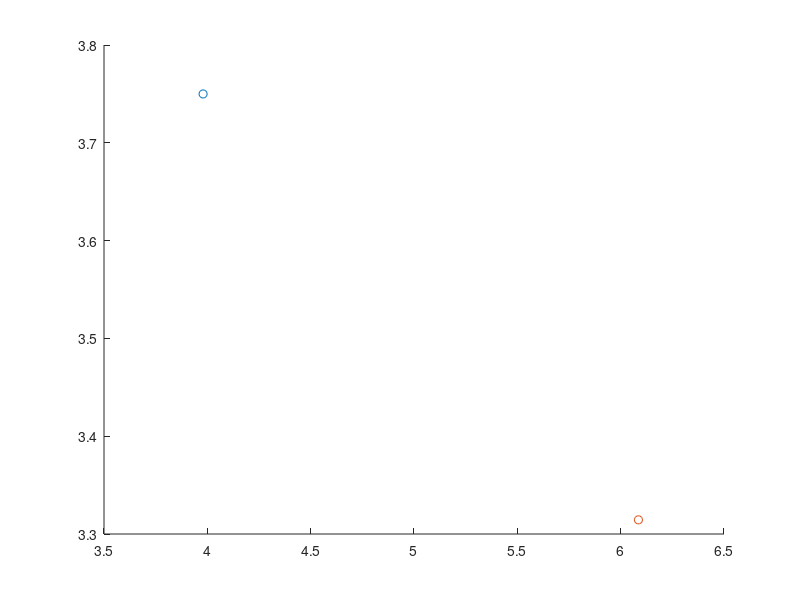

Reproduce this figure in MATLAB. (Note: this script raises an error after producing the figure.)
SOL = 3e8;

% Walls
L1 = [+0.0, +1.0, +6.0];    % [A, B, C] -> Ax + By + C = 0
L2 = [+1.0, +0.0, +7.0];    % [A, B, C] -> Ax + By + C = 0
L3 = [+0.0, +1.0, +0.0];    % [A, B, C] -> Ax + By + C = 0
L4 = [+1.0, +0.0, +0.0];    % [A, B, C] -> Ax + By + C = 0
% Obstacles
L5 = [+0.0, +1.0, +5.2];    % [A, B, C] -> Ax + By + C = 0
L6 = [+0.0, +1.0, +0.8];    % [A, B, C] -> Ax + By + C = 0
% Floor
L7 = [+0.0, +1.0, +0.0];    % [A, B, C] -> Ax + By + C = 0
L8 = [+0.0, +1.0, +5.0];    % [A, B, C] -> Ax + By + C = 0

walls = [L1; L2; L3; L4; L5; L6];
floor = [L7; L8];

n1 = linspace(1,1,9);
n2 = [1, linspace(4.5,4.5, 4), linspace(10, 10, 2), linspace(4.5,4.5, 2)];

for fooo = 1:10
    sigma = 0.15;
    y1 = 3.5 + sigma.*randn(1);
    x1 = 4.0 + sigma.*randn(1);
    y2 = 3.4 + sigma.*randn(1);
    x2 = 6.3 + sigma.*randn(1);
    
Tx = [x1, y1, 0.85];    % [x, y, h] Transmitter
Rx = [x2, y2, 0.85];    % [x, y, h] Receiever

%p = 0:0.1:7;

figure(1);
scatter(Tx(1), Tx(2));
hold on;
scatter(Rx(1), Rx(2));

indc = 1;
cosAngle = zeros(1, 9);
cosAngle(indc) = 0;
aSq = len(1)^2;

ind = 1;
len = zeros(1, 9);
len(ind) = norm(Rx - Tx);
for L = walls'
    TxP = ProjectionPoint(Tx(1:2), L);
    RxP = ProjectionPoint(Rx(1:2), L);
    k = norm(RxP - Rx(1:2))/norm(TxP - Tx(1:2));
    l = norm(TxP - RxP);
    direction = (RxP - TxP)/l;
    %Reflection Point
    Rp = TxP + direction*(l/(k+1));
    path = norm(Tx(1:2) - Rp) + norm(Rp - Rx(1:2));
    ind = ind+1;
    len(ind) = path;
    [X, Y] = ToParamteric(L, p);
    %Angle
    b = norm(Tx(1:2) - Rp);
    c = norm(Rp - Rx(1:2));
    indc = indc+1;
    cosAngle(indc) = -(aSq - b^2 - c^2)/(4*b*c);
    
    plot(X, Y, 'k');
    scatter(Rp(1), Rp(2), 'r', 'filled');
    scatter(RxP(1), RxP(2), 'b', 'filled');
    scatter(TxP(1), TxP(2), 'b', 'filled');
    
end
for L = floor'
    tx = [0.0, Tx(3)];
    los = sqrt(aSq);
    rx = [los, Rx(3)];
    
    TxP = ProjectionPoint(tx, L);
    RxP = ProjectionPoint(rx, L);
    k = norm(RxP - rx)/norm(TxP - tx);
    direction = (RxP - TxP)/len(1);
    %Reflection Point
    Rp = TxP + direction*(len(1)/(k+1));
    path = norm(tx - Rp) + norm(Rp - rx);
    ind = ind+1;
    len(ind) = path;
    %[X, Y] = ToParamteric(L, p);
    %Angle
    b = norm(Tx(1:2) - Rp);
    c = norm(Rp - Rx(1:2));
    indc = indc+1;
    cosAngle(indc) = -(aSq - b^2 - c^2)/(4*b*c);
    
%    plot(X, Y, '--b');
%    scatter(Rp(1), Rp(2), 'r', 'filled');
end

%hold off;
xlim([-0.1, 7.1]);
ylim([-0.1, 6.1]);
figure(2);
hold on;
pow0 = 1;
alpha = 2;
sinAngle = sqrt(1 - cosAngle.^2);


%Snell's law
sinAngle2 = sinAngle.*n1./n2;
cosAngle2 = sqrt(1 - sinAngle2.^2);
%Fresnel's formula
Q = (n1.*cosAngle - n2.*cosAngle2)./(n1.*cosAngle + n2.*cosAngle2);

powDecay = (Q.^2).*pow0./(len.^(alpha));
time = len/SOL*1e9;
%powDecay(1) = 0;
%scatter(time, powDecay);

powDecay = powDecay./max(powDecay);
plot(time, powDecay, 'og')
hold on;
ex1_time = h14(:,1);
ex1_ampl = h14(:,2);
ex1_ampl = ex1_ampl./max(ex1_ampl);
plot(ex1_time, ex1_ampl, 'x');

drawnow;
end
